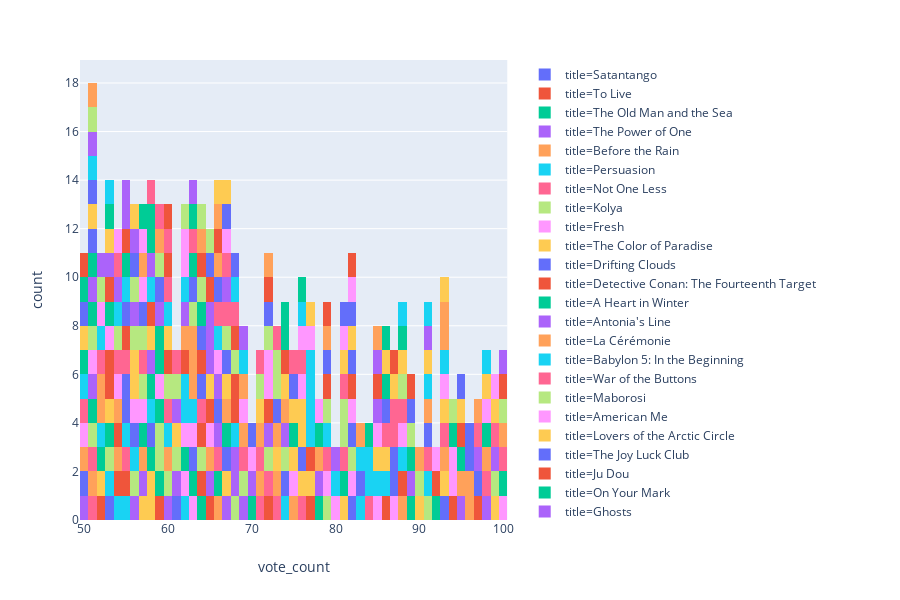

This figure's notebook cell:
### Code cell
fig = px.histogram(df_1990s[df_1990s['vote_count']<=100], x='vote_count', nbins=100, color='title')
fig.show()
